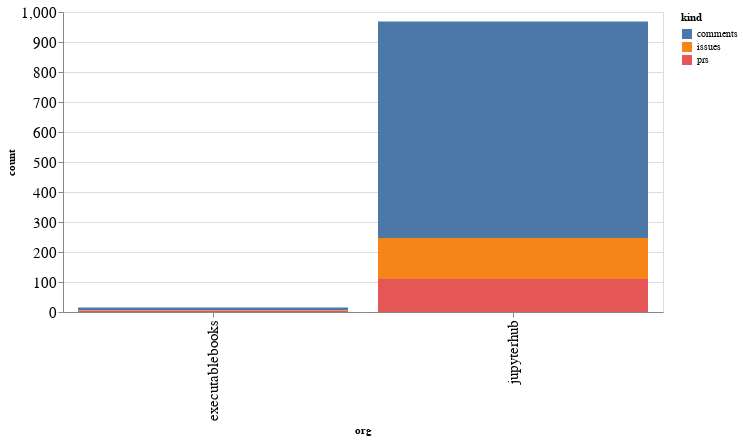

The notebook cell this image was saved under:
### Code cell
alt.Chart(org_summaries, width=600).mark_bar().encode(
    x='org',
    y='count',
    color='kind',
    tooltip="org"
)

### Figure 1 — Vega-Lite specification as saved in the notebook (floating-point values rounded to 4 significant figures)
{"config": {"axisLeft": {"labelFontSize": 15}, "axisBottom": {"labelFontSize": 15}}, "data": {"name": "data-a6025850ee2b364287994ef728caa1c0"}, "mark": "bar", "encoding": {"color": {"type": "nominal", "field": "kind"}, "tooltip": {"type": "nominal", "field": "org"}, "x": {"type": "nominal", "field": "org"}, "y": {"type": "quantitative", "field": "count"}}, "width": 600, "$schema": "https://vega.github.io/schema/vega-lite/v4.8.1.json", "datasets": {"data-a6025850ee2b364287994ef728caa1c0": [{"org": "executablebooks", "kind": "comments", "count": 10}, {"org": "executablebooks", "kind": "issues", "count": 2}, {"org": "executablebooks", "kind": "prs", "count": 3}, {"org": "jupyterhub", "kind": "comments", "count": 721}, {"org": "jupyterhub", "kind": "issues", "count": 137}, {"org": "jupyterhub", "kind": "prs", "count": 110}]}}
